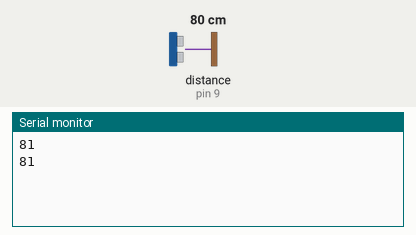
Simulated run of this sketch. Board: Arduino Uno, built with avr-gcc and run on an emulated ATmega328P. On the bench: the last lines printed to the serial monitor. The test bench sets the inputs (shaded band); at power-on: distance to the obstacle (sensor on pin 9) 80 cm. The echo pulse lasts 58.3 µs per cm.

Above: at 2.8 s.
2.9 s: distance to the obstacle (sensor on pin 9) set to 2 cm
At 4.7 s:
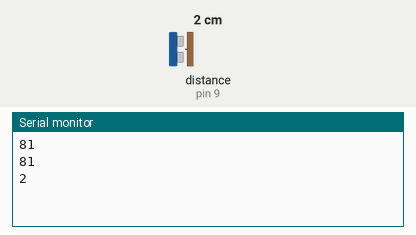
5.6 s: distance to the obstacle (sensor on pin 9) set to 4 cm
At 7.5 s:
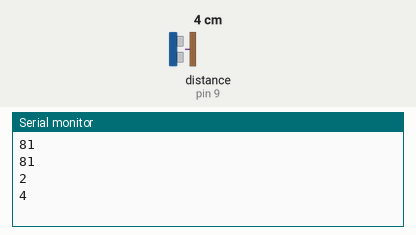
Timing chart, 0 to 9.0 s (numbered marks = the images above; inputs shaded):
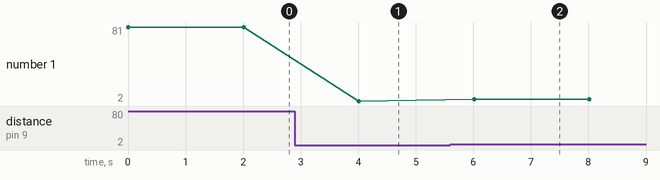

Measured:
- after the input at 2.9 s, the serial monitor: prints a new line after 1.1 s (image 1)
- after the input at 5.6 s, the serial monitor: prints a new line after 0.41 s (image 2)
- plotted number 1: 81 → 2 after the input at 2.9 s, 2 → 4 after the input at 5.6 s

The sketch:

DistanceMeasurement.ino
```cpp
#include <NewPing.h>

#define TRIGGER_PIN   8  // Arduino pin tied to trigger pin on the ultrasonic sensor.
#define ECHO_PIN      9  // Arduino pin tied to echo pin on the ultrasonic sensor.
#define MAX_DISTANCE  200 // Maximum distance we want to ping for (in centimeters). Maximum sensor distance is rated at 400-500cm.

NewPing sonar(TRIGGER_PIN, ECHO_PIN, MAX_DISTANCE); // NewPing setup of pins and maximum distance.

void setup()
{
  Serial.begin(115200); // Open serial monitor at 115200 baud to see ping results.
}

void loop()
{
  Serial.println(sonar.ping_cm());
  delay(2000);
}
```
